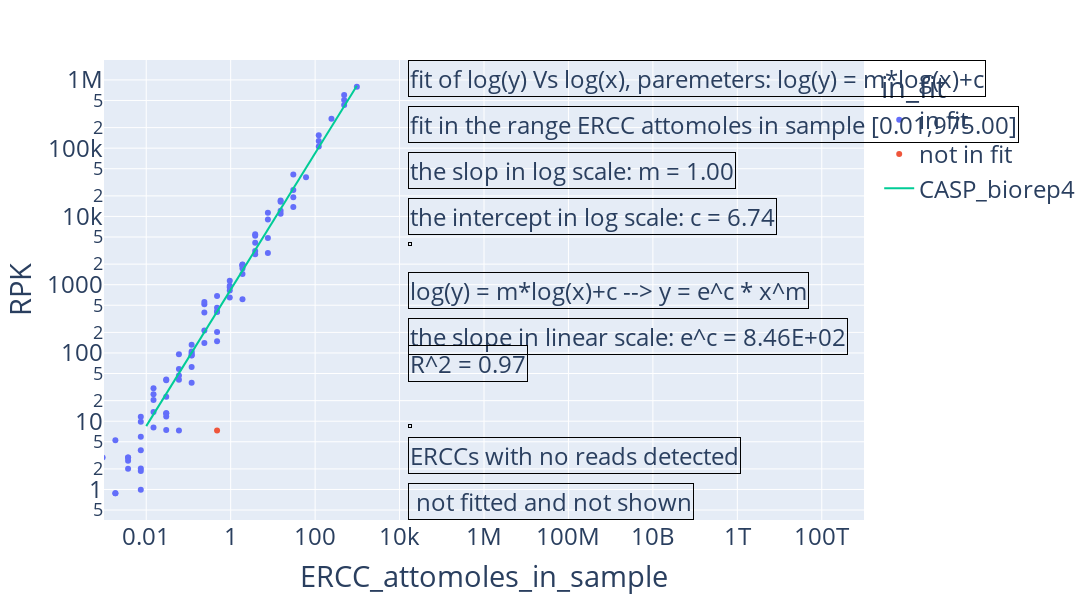
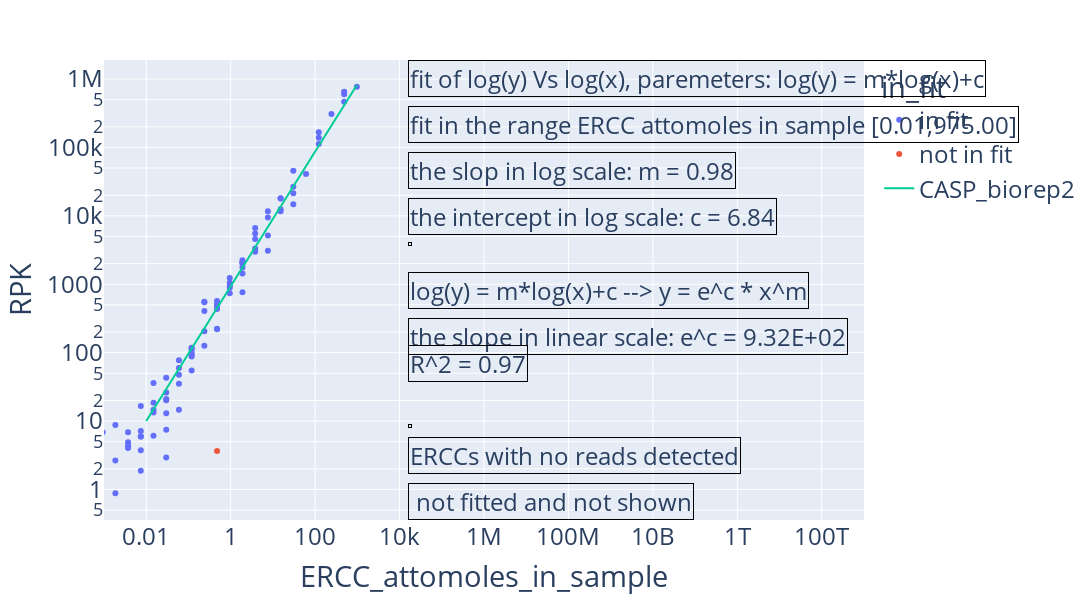
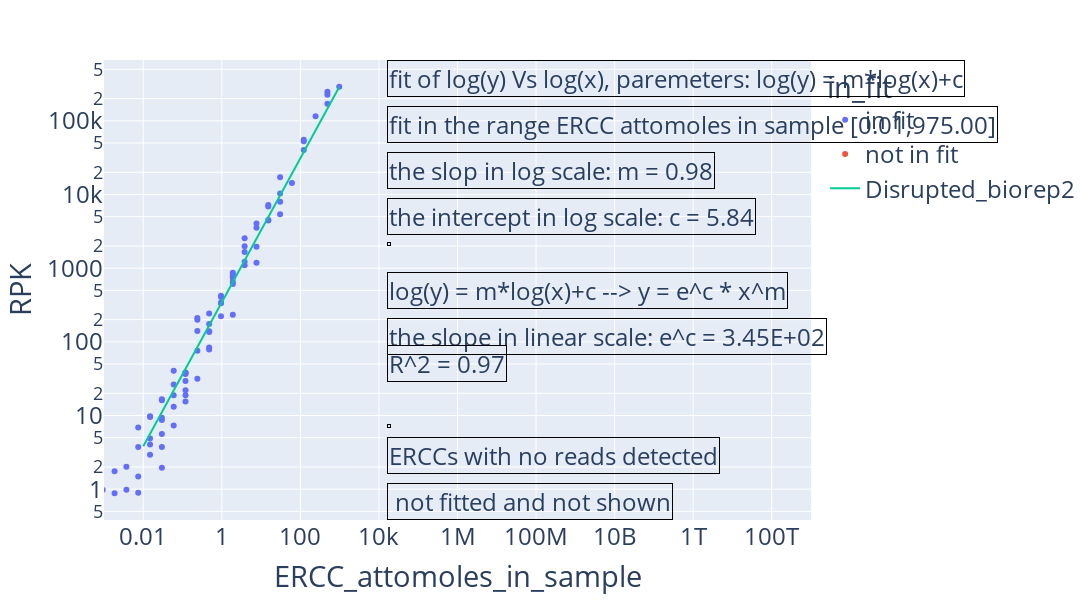
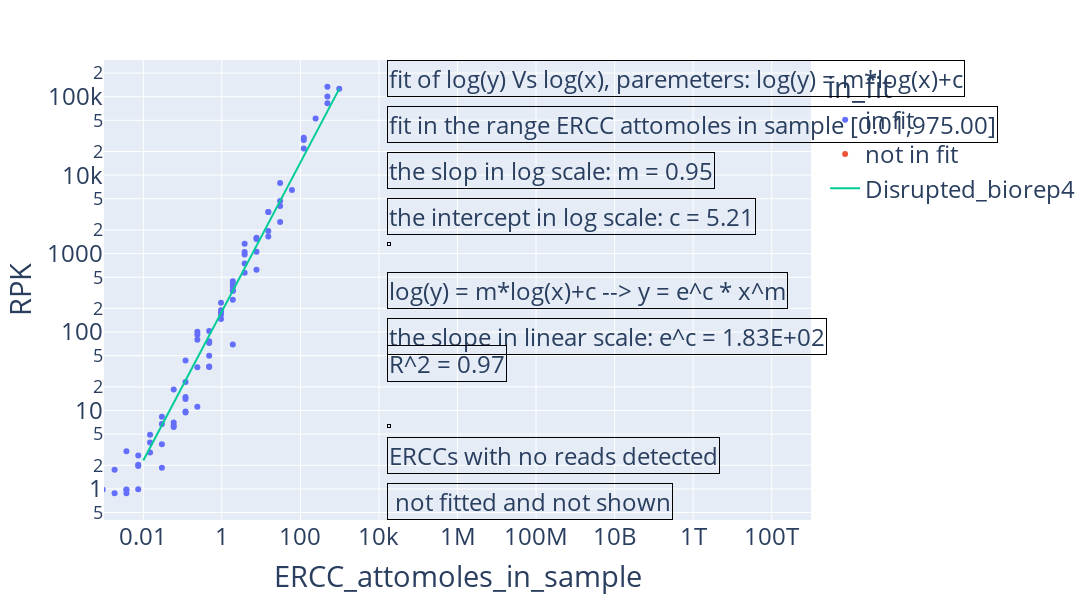

The code cell stored with these charts, in order, in its notebook:
### Code cell
# plot the fit for each sample:
# make a folder for the plots:
import os
if not os.path.exists('ERCC_normalizion_plots/'+Experiment_name):
    os.makedirs('ERCC_normalizion_plots/'+Experiment_name)
for file in parameter_map.keys():
    fig = plot_ERCC_linear_fit(RPK_ERCC,file,parameter_map,x_DL_map,ignore_ERCCs)
    # If you don't want to show the plots, comment out the next line:
    fig.show()
    # Save the plots (comment out if you don't want to save the plots. The html version is interactive):
    fig.write_html('ERCC_normalizion_plots/'+Experiment_name+'/'+file+'.html')
    #fig.write_image('ERCC_normalizion_plots/downsampled/'+file+'.png')

### Figure 1 — Plotly figure (JSON) as saved in the notebook; plotly's stock layout.template omitted (floating-point values rounded to 4 significant figures)
{"data": [{"hovertemplate": "<b>%{hovertext}</b><br><br>in_fit=in fit<br>ERCC_attomoles_in_sample=%{x}<br>RPK=%{y}<extra></extra>", "hovertext": ["ERCC-00002", "ERCC-00003", "ERCC-00004", "ERCC-00009", "ERCC-00012", "ERCC-00013", "ERCC-00014", "ERCC-00016", "ERCC-00017", "ERCC-00019", "ERCC-00022", "ERCC-00024", "ERCC-00025", "ERCC-00028", "ERCC-00031", "ERCC-00033", "ERCC-00034", "ERCC-00035", "ERCC-00039", "ERCC-00040", "ERCC-00041", "ERCC-00042", "ERCC-00043", "ERCC-00044", "ERCC-00046", "ERCC-00048", "ERCC-00051", "ERCC-00053", "ERCC-00057", "ERCC-00058", "ERCC-00059", "ERCC-00060", "ERCC-00061", "ERCC-00062", "ERCC-00067", "ERCC-00069", "ERCC-00071", "ERCC-00073", "ERCC-00074", "ERCC-00075", "ERCC-00076", "ERCC-00077", "ERCC-00078", "ERCC-00079", "ERCC-00081", "ERCC-00083", "ERCC-00084", "ERCC-00085", "ERCC-00086", "ERCC-00092", "ERCC-00095", "ERCC-00096", "ERCC-00097", "ERCC-00098", "ERCC-00099", "ERCC-00104", "ERCC-00108", "ERCC-00109", "ERCC-00111", "ERCC-00112", "ERCC-00113", "ERCC-00116", "ERCC-00117", "ERCC-00120", "ERCC-00123", "ERCC-00126", "ERCC-00130", "ERCC-00131", "ERCC-00134", "ERCC-00136", "ERCC-00137", "ERCC-00138", "ERCC-00142", "ERCC-00143", "ERCC-00144", "ERCC-00145", "ERCC-00147", "ERCC-00148", "ERCC-00150", "ERCC-00154", "ERCC-00156", "ERCC-00157", "ERCC-00158", "ERCC-00160", "ERCC-00162", "ERCC-00163", "ERCC-00164", "ERCC-00165", "ERCC-00168", "ERCC-00170", "ERCC-00171"], "legendgroup": "in fit", "marker": {"color": "#636efa", "symbol": "circle"}, "mode": "markers", "name": "in fit", "orientation": "h", "showlegend": true, "type": "scatter", "x": [487.5, 30.47, 243.8, 30.47, 0.003719, 0.02975, 0.119, 0.007439, 0.003719, 0.9521, 7.617, 0.007439, 1.904, 0.119, 0.05951, 0.05951, 0.238, 3.809, 0.119, 0.02975, 0.007439, 15.23, 15.23, 3.809, 121.9, 0.0004649, 1.904, 0.9521, 0.0004649, 0.05951, 0.4761, 7.617, 0.00186, 1.904, 0.119, 0.05951, 1.904, 0.02975, 487.5, 0.0004649, 7.617, 0.119, 0.9521, 1.904, 0.007439, 0.0009298, 0.9521, 0.238, 0.003719, 7.617, 3.809, 487.5, 0.01488, 0.00186, 0.4761, 0.007439, 30.47, 0.02975, 15.23, 3.809, 121.9, 15.23, 0.00186, 0.02975, 0.007439, 0.4761, 975, 3.809, 0.05951, 60.94, 0.02975, 0.003719, 0.007439, 0.119, 0.9521, 30.47, 0.02975, 0.4761, 0.119, 0.238, 0.01488, 0.238, 0.01488, 0.238, 1.904, 0.4761, 0.01488, 1.904, 0.01488, 0.4761, 121.9], "xaxis": "x", "y": [430600.0, 41290.0, 268700.0, 19100.0, 2.012, 40.84, 104.8, 5.924, 2.641, 916.1, 4812.0, 1.866, 1882.0, 99.12, 46.57, 40.55, 515.2, 2781.0, 91.89, 22.85, 11.59, 16340.0, 12080.0, 3113.0, 154000.0, 0, 613.1, 819.2, 0.9794, 58.1, 403.8, 11340.0, 0.8803, 1982.0, 62.11, 95.87, 1428.0, 39.8, 508600.0, 4.888, 2900.0, 36.63, 1145.0, 1728.0, 3.745, 2.935, 963.8, 213.3, 2.941, 9037.0, 5464.0, 600900.0, 24.86, 5.249, 399.3, 0.9891, 24340.0, 13.06, 10920.0, 4119.0, 127100.0, 17070.0, 0.8803, 7.463, 9.785, 202.1, 794000.0, 5210.0, 7.299, 37540.0, 13.04, 2.93, 2.028, 131.4, 648.7, 13800.0, 11.73, 147.8, 92.87, 139.7, 8.097, 390.6, 20.45, 559.9, 1960.0, 460.4, 13.7, 1890.0, 30.27, 682.3, 105500.0], "yaxis": "y"}, {"hovertemplate": "<b>%{hovertext}</b><br><br>in_fit=not in fit<br>ERCC_attomoles_in_sample=%{x}<br>RPK=%{y}<extra></extra>", "hovertext": ["ERCC-00054"], "legendgroup": "not in fit", "marker": {"color": "#EF553B", "symbol": "circle"}, "mode": "markers", "name": "not in fit", "orientation": "h", "showlegend": true, "type": "scatter", "x": [0.4761], "xaxis": "x", "y": [7.299], "yaxis": "y"}, {"mode": "lines", "name": "CASP_biorep4", "type": "scatter", "x": [0.01, 975], "y": [8.478, 821200.0]}], "layout": {"annotations": [{"align": "left", "bordercolor": "black", "borderwidth": 1, "showarrow": false, "text": "fit of log(y) Vs log(x), paremeters: log(y) = m*log(x)+c", "x": 0.4, "xanchor": "left", "xref": "paper", "y": 1, "yref": "paper"}, {"align": "left", "bordercolor": "black", "borderwidth": 1, "showarrow": false, "text": "fit in the range ERCC attomoles in sample [0.01,975.00]", "x": 0.4, "xanchor": "left", "xref": "paper", "y": 0.9, "yref": "paper"}, {"align": "left", "bordercolor": "black", "borderwidth": 1, "showarrow": false, "text": "the slop in log scale: m = 1.00", "x": 0.4, "xanchor": "left", "xref": "paper", "y": 0.8, "yref": "paper"}, {"align": "left", "bordercolor": "black", "borderwidth": 1, "showarrow": false, "text": "the intercept in log scale: c = 6.74", "x": 0.4, "xanchor": "left", "xref": "paper", "y": 0.7, "yref": "paper"}, {"align": "left", "bordercolor": "black", "borderwidth": 1, "showarrow": false, "text": "", "x": 0.4, "xanchor": "left", "xref": "paper", "y": 0.6, "yref": "paper"}, {"align": "left", "bordercolor": "black", "borderwidth": 1, "showarrow": false, "text": "log(y) = m*log(x)+c --> y = e^c * x^m", "x": 0.4, "xanchor": "left", "xref": "paper", "y": 0.5, "yref": "paper"}, {"align": "left", "bordercolor": "black", "borderwidth": 1, "showarrow": false, "text": "the slope in linear scale: e^c = 8.46E+02", "x": 0.4, "xanchor": "left", "xref": "paper", "y": 0.4, "yref": "paper"}, {"align": "left", "bordercolor": "black", "borderwidth": 1, "showarrow": false, "text": "R^2 = 0.97", "x": 0.4, "xanchor": "left", "xref": "paper", "y": 0.3, "yref": "paper"}, {"align": "left", "bordercolor": "black", "borderwidth": 1, "showarrow": false, "text": "", "x": 0.4, "xanchor": "left", "xref": "paper", "y": 0.2, "yref": "paper"}, {"align": "left", "bordercolor": "black", "borderwidth": 1, "showarrow": false, "text": "ERCCs with no reads detected", "x": 0.4, "xanchor": "left", "xref": "paper", "y": 0.1, "yref": "paper"}, {"align": "left", "bordercolor": "black", "borderwidth": 1, "showarrow": false, "text": " not fitted and not shown", "x": 0.4, "xanchor": "left", "xref": "paper", "y": 0, "yref": "paper"}], "font": {"size": 24}, "height": 600, "legend": {"title": {"text": "in_fit"}, "tracegroupgap": 0}, "margin": {"t": 60}, "width": 2000, "xaxis": {"anchor": "y", "domain": [0, 1], "range": [-3, 15], "title": {"text": "ERCC_attomoles_in_sample"}, "type": "log"}, "yaxis": {"anchor": "x", "domain": [0, 1], "title": {"text": "RPK"}, "type": "log"}}}

### Figure 2 — Plotly figure (JSON) as saved in the notebook; plotly's stock layout.template omitted (floating-point values rounded to 4 significant figures)
{"data": [{"hovertemplate": "<b>%{hovertext}</b><br><br>in_fit=in fit<br>ERCC_attomoles_in_sample=%{x}<br>RPK=%{y}<extra></extra>", "hovertext": ["ERCC-00002", "ERCC-00003", "ERCC-00004", "ERCC-00009", "ERCC-00012", "ERCC-00013", "ERCC-00014", "ERCC-00016", "ERCC-00017", "ERCC-00019", "ERCC-00022", "ERCC-00024", "ERCC-00025", "ERCC-00028", "ERCC-00031", "ERCC-00033", "ERCC-00034", "ERCC-00035", "ERCC-00039", "ERCC-00040", "ERCC-00041", "ERCC-00042", "ERCC-00043", "ERCC-00044", "ERCC-00046", "ERCC-00048", "ERCC-00051", "ERCC-00053", "ERCC-00057", "ERCC-00058", "ERCC-00059", "ERCC-00060", "ERCC-00061", "ERCC-00062", "ERCC-00067", "ERCC-00069", "ERCC-00071", "ERCC-00073", "ERCC-00074", "ERCC-00075", "ERCC-00076", "ERCC-00077", "ERCC-00078", "ERCC-00079", "ERCC-00081", "ERCC-00083", "ERCC-00084", "ERCC-00085", "ERCC-00086", "ERCC-00092", "ERCC-00095", "ERCC-00096", "ERCC-00097", "ERCC-00098", "ERCC-00099", "ERCC-00104", "ERCC-00108", "ERCC-00109", "ERCC-00111", "ERCC-00112", "ERCC-00113", "ERCC-00116", "ERCC-00117", "ERCC-00120", "ERCC-00123", "ERCC-00126", "ERCC-00130", "ERCC-00131", "ERCC-00134", "ERCC-00136", "ERCC-00137", "ERCC-00138", "ERCC-00142", "ERCC-00143", "ERCC-00144", "ERCC-00145", "ERCC-00147", "ERCC-00148", "ERCC-00150", "ERCC-00154", "ERCC-00156", "ERCC-00157", "ERCC-00158", "ERCC-00160", "ERCC-00162", "ERCC-00163", "ERCC-00164", "ERCC-00165", "ERCC-00168", "ERCC-00170", "ERCC-00171"], "legendgroup": "in fit", "marker": {"color": "#636efa", "symbol": "circle"}, "mode": "markers", "name": "in fit", "orientation": "h", "showlegend": true, "type": "scatter", "x": [487.5, 30.47, 243.8, 30.47, 0.003719, 0.02975, 0.119, 0.007439, 0.003719, 0.9521, 7.617, 0.007439, 1.904, 0.119, 0.05951, 0.05951, 0.238, 3.809, 0.119, 0.02975, 0.007439, 15.23, 15.23, 3.809, 121.9, 0.0004649, 1.904, 0.9521, 0.0004649, 0.05951, 0.4761, 7.617, 0.00186, 1.904, 0.119, 0.05951, 1.904, 0.02975, 487.5, 0.0004649, 7.617, 0.119, 0.9521, 1.904, 0.007439, 0.0009298, 0.9521, 0.238, 0.003719, 7.617, 3.809, 487.5, 0.01488, 0.00186, 0.4761, 0.007439, 30.47, 0.02975, 15.23, 3.809, 121.9, 15.23, 0.00186, 0.02975, 0.007439, 0.4761, 975, 3.809, 0.05951, 60.94, 0.02975, 0.003719, 0.007439, 0.119, 0.9521, 30.47, 0.02975, 0.4761, 0.119, 0.238, 0.01488, 0.238, 0.01488, 0.238, 1.904, 0.4761, 0.01488, 1.904, 0.01488, 0.4761, 121.9], "xaxis": "x", "y": [465500.0, 45480.0, 307000.0, 21470.0, 4.024, 21.04, 117.5, 5.924, 4.401, 1056.0, 5181.0, 3.731, 1997.0, 92.92, 47.45, 35.11, 556.4, 2996.0, 98.65, 20.16, 7.13, 18080.0, 12450.0, 3322.0, 166500.0, 1.008, 762.8, 886.6, 0.9794, 59.86, 476.2, 11670.0, 0.8803, 2062.0, 110.2, 77.4, 1435.0, 43.12, 601200.0, 0.9775, 3098.0, 54.95, 1230.0, 1753.0, 1.873, 6.849, 946.7, 205.0, 6.863, 9496.0, 6635.0, 649200.0, 13.38, 8.749, 435.6, 5.935, 26580.0, 13.06, 11710.0, 4579.0, 138900.0, 17950.0, 2.641, 7.463, 16.63, 222.7, 771200.0, 5524.0, 14.6, 40770.0, 26.07, 4.883, 0, 116.1, 737.9, 14760.0, 2.933, 220.6, 87.48, 126.6, 6.073, 406.3, 14.61, 547.8, 2241.0, 512.0, 18.59, 2108.0, 36.13, 570.9, 112300.0], "yaxis": "y"}, {"hovertemplate": "<b>%{hovertext}</b><br><br>in_fit=not in fit<br>ERCC_attomoles_in_sample=%{x}<br>RPK=%{y}<extra></extra>", "hovertext": ["ERCC-00054"], "legendgroup": "not in fit", "marker": {"color": "#EF553B", "symbol": "circle"}, "mode": "markers", "name": "not in fit", "orientation": "h", "showlegend": true, "type": "scatter", "x": [0.4761], "xaxis": "x", "y": [3.65], "yaxis": "y"}, {"mode": "lines", "name": "CASP_biorep2", "type": "scatter", "x": [0.01, 975], "y": [10.0, 817500.0]}], "layout": {"annotations": [{"align": "left", "bordercolor": "black", "borderwidth": 1, "showarrow": false, "text": "fit of log(y) Vs log(x), paremeters: log(y) = m*log(x)+c", "x": 0.4, "xanchor": "left", "xref": "paper", "y": 1, "yref": "paper"}, {"align": "left", "bordercolor": "black", "borderwidth": 1, "showarrow": false, "text": "fit in the range ERCC attomoles in sample [0.01,975.00]", "x": 0.4, "xanchor": "left", "xref": "paper", "y": 0.9, "yref": "paper"}, {"align": "left", "bordercolor": "black", "borderwidth": 1, "showarrow": false, "text": "the slop in log scale: m = 0.98", "x": 0.4, "xanchor": "left", "xref": "paper", "y": 0.8, "yref": "paper"}, {"align": "left", "bordercolor": "black", "borderwidth": 1, "showarrow": false, "text": "the intercept in log scale: c = 6.84", "x": 0.4, "xanchor": "left", "xref": "paper", "y": 0.7, "yref": "paper"}, {"align": "left", "bordercolor": "black", "borderwidth": 1, "showarrow": false, "text": "", "x": 0.4, "xanchor": "left", "xref": "paper", "y": 0.6, "yref": "paper"}, {"align": "left", "bordercolor": "black", "borderwidth": 1, "showarrow": false, "text": "log(y) = m*log(x)+c --> y = e^c * x^m", "x": 0.4, "xanchor": "left", "xref": "paper", "y": 0.5, "yref": "paper"}, {"align": "left", "bordercolor": "black", "borderwidth": 1, "showarrow": false, "text": "the slope in linear scale: e^c = 9.32E+02", "x": 0.4, "xanchor": "left", "xref": "paper", "y": 0.4, "yref": "paper"}, {"align": "left", "bordercolor": "black", "borderwidth": 1, "showarrow": false, "text": "R^2 = 0.97", "x": 0.4, "xanchor": "left", "xref": "paper", "y": 0.3, "yref": "paper"}, {"align": "left", "bordercolor": "black", "borderwidth": 1, "showarrow": false, "text": "", "x": 0.4, "xanchor": "left", "xref": "paper", "y": 0.2, "yref": "paper"}, {"align": "left", "bordercolor": "black", "borderwidth": 1, "showarrow": false, "text": "ERCCs with no reads detected", "x": 0.4, "xanchor": "left", "xref": "paper", "y": 0.1, "yref": "paper"}, {"align": "left", "bordercolor": "black", "borderwidth": 1, "showarrow": false, "text": " not fitted and not shown", "x": 0.4, "xanchor": "left", "xref": "paper", "y": 0, "yref": "paper"}], "font": {"size": 24}, "height": 600, "legend": {"title": {"text": "in_fit"}, "tracegroupgap": 0}, "margin": {"t": 60}, "width": 2000, "xaxis": {"anchor": "y", "domain": [0, 1], "range": [-3, 15], "title": {"text": "ERCC_attomoles_in_sample"}, "type": "log"}, "yaxis": {"anchor": "x", "domain": [0, 1], "title": {"text": "RPK"}, "type": "log"}}}

### Figure 3 — Plotly figure (JSON) as saved in the notebook; plotly's stock layout.template omitted (floating-point values rounded to 4 significant figures)
{"data": [{"hovertemplate": "<b>%{hovertext}</b><br><br>in_fit=in fit<br>ERCC_attomoles_in_sample=%{x}<br>RPK=%{y}<extra></extra>", "hovertext": ["ERCC-00002", "ERCC-00003", "ERCC-00004", "ERCC-00009", "ERCC-00012", "ERCC-00013", "ERCC-00014", "ERCC-00016", "ERCC-00017", "ERCC-00019", "ERCC-00022", "ERCC-00024", "ERCC-00025", "ERCC-00028", "ERCC-00031", "ERCC-00033", "ERCC-00034", "ERCC-00035", "ERCC-00039", "ERCC-00040", "ERCC-00041", "ERCC-00042", "ERCC-00043", "ERCC-00044", "ERCC-00046", "ERCC-00048", "ERCC-00051", "ERCC-00053", "ERCC-00057", "ERCC-00058", "ERCC-00059", "ERCC-00060", "ERCC-00061", "ERCC-00062", "ERCC-00067", "ERCC-00069", "ERCC-00071", "ERCC-00073", "ERCC-00074", "ERCC-00075", "ERCC-00076", "ERCC-00077", "ERCC-00078", "ERCC-00079", "ERCC-00081", "ERCC-00083", "ERCC-00084", "ERCC-00085", "ERCC-00086", "ERCC-00092", "ERCC-00095", "ERCC-00096", "ERCC-00097", "ERCC-00098", "ERCC-00099", "ERCC-00104", "ERCC-00108", "ERCC-00109", "ERCC-00111", "ERCC-00112", "ERCC-00113", "ERCC-00116", "ERCC-00117", "ERCC-00120", "ERCC-00123", "ERCC-00126", "ERCC-00130", "ERCC-00131", "ERCC-00134", "ERCC-00136", "ERCC-00137", "ERCC-00138", "ERCC-00142", "ERCC-00143", "ERCC-00144", "ERCC-00145", "ERCC-00147", "ERCC-00148", "ERCC-00150", "ERCC-00154", "ERCC-00156", "ERCC-00157", "ERCC-00158", "ERCC-00160", "ERCC-00162", "ERCC-00163", "ERCC-00164", "ERCC-00165", "ERCC-00168", "ERCC-00170", "ERCC-00171"], "legendgroup": "in fit", "marker": {"color": "#636efa", "symbol": "circle"}, "mode": "markers", "name": "in fit", "orientation": "h", "showlegend": true, "type": "scatter", "x": [487.5, 30.47, 243.8, 30.47, 0.003719, 0.02975, 0.119, 0.007439, 0.003719, 0.9521, 7.617, 0.007439, 1.904, 0.119, 0.05951, 0.05951, 0.238, 3.809, 0.119, 0.02975, 0.007439, 15.23, 15.23, 3.809, 121.9, 0.0004649, 1.904, 0.9521, 0.0004649, 0.05951, 0.4761, 7.617, 0.00186, 1.904, 0.119, 0.05951, 1.904, 0.02975, 487.5, 0.0004649, 7.617, 0.119, 0.9521, 1.904, 0.007439, 0.0009298, 0.9521, 0.238, 0.003719, 7.617, 3.809, 487.5, 0.01488, 0.00186, 0.4761, 0.007439, 30.47, 0.02975, 15.23, 3.809, 121.9, 15.23, 0.00186, 0.02975, 0.007439, 0.4761, 975, 3.809, 0.05951, 60.94, 0.02975, 0.003719, 0.007439, 0.119, 0.9521, 30.47, 0.02975, 0.4761, 0.119, 0.238, 0.01488, 0.238, 0.01488, 0.238, 1.904, 0.4761, 0.01488, 1.904, 0.01488, 0.4761, 121.9], "xaxis": "x", "y": [170200.0, 17170.0, 114900.0, 7942.0, 2.012, 8.663, 38.32, 0, 0, 405.3, 1955.0, 0, 769.8, 38.05, 13.18, 18.79, 199.2, 1097.0, 36.49, 16.13, 0.8913, 7211.0, 4425.0, 1224.0, 55530.0, 1.008, 233.6, 338.2, 0, 26.41, 139.0, 4054.0, 0, 742.9, 15.53, 40.46, 610.6, 16.58, 226500.0, 0.9775, 1184.0, 21.98, 420.9, 655.3, 3.745, 0.9785, 333.0, 75.83, 0.9804, 3546.0, 2539.0, 248700.0, 9.56, 1.75, 135.6, 1.484, 10280.0, 5.597, 4499.0, 1655.0, 52825, 6882.0, 0.8803, 9.328, 6.849, 84.08, 290100.0, 1977.0, 7.299, 14300.0, 3.724, 0, 0, 29.34, 223.0, 5406.0, 1.955, 78.95, 18.84, 31.66, 4.049, 140.3, 4.869, 210.0, 864.2, 175.0, 2.935, 821.1, 9.766, 242.4, 40140.0], "yaxis": "y"}, {"hovertemplate": "<b>%{hovertext}</b><br><br>in_fit=not in fit<br>ERCC_attomoles_in_sample=%{x}<br>RPK=%{y}<extra></extra>", "hovertext": ["ERCC-00054"], "legendgroup": "not in fit", "marker": {"color": "#EF553B", "symbol": "circle"}, "mode": "markers", "name": "not in fit", "orientation": "h", "showlegend": true, "type": "scatter", "x": [0.4761], "xaxis": "x", "y": [0], "yaxis": "y"}, {"mode": "lines", "name": "Disrupted_biorep2", "type": "scatter", "x": [0.01, 975], "y": [3.837, 287500.0]}], "layout": {"annotations": [{"align": "left", "bordercolor": "black", "borderwidth": 1, "showarrow": false, "text": "fit of log(y) Vs log(x), paremeters: log(y) = m*log(x)+c", "x": 0.4, "xanchor": "left", "xref": "paper", "y": 1, "yref": "paper"}, {"align": "left", "bordercolor": "black", "borderwidth": 1, "showarrow": false, "text": "fit in the range ERCC attomoles in sample [0.01,975.00]", "x": 0.4, "xanchor": "left", "xref": "paper", "y": 0.9, "yref": "paper"}, {"align": "left", "bordercolor": "black", "borderwidth": 1, "showarrow": false, "text": "the slop in log scale: m = 0.98", "x": 0.4, "xanchor": "left", "xref": "paper", "y": 0.8, "yref": "paper"}, {"align": "left", "bordercolor": "black", "borderwidth": 1, "showarrow": false, "text": "the intercept in log scale: c = 5.84", "x": 0.4, "xanchor": "left", "xref": "paper", "y": 0.7, "yref": "paper"}, {"align": "left", "bordercolor": "black", "borderwidth": 1, "showarrow": false, "text": "", "x": 0.4, "xanchor": "left", "xref": "paper", "y": 0.6, "yref": "paper"}, {"align": "left", "bordercolor": "black", "borderwidth": 1, "showarrow": false, "text": "log(y) = m*log(x)+c --> y = e^c * x^m", "x": 0.4, "xanchor": "left", "xref": "paper", "y": 0.5, "yref": "paper"}, {"align": "left", "bordercolor": "black", "borderwidth": 1, "showarrow": false, "text": "the slope in linear scale: e^c = 3.45E+02", "x": 0.4, "xanchor": "left", "xref": "paper", "y": 0.4, "yref": "paper"}, {"align": "left", "bordercolor": "black", "borderwidth": 1, "showarrow": false, "text": "R^2 = 0.97", "x": 0.4, "xanchor": "left", "xref": "paper", "y": 0.3, "yref": "paper"}, {"align": "left", "bordercolor": "black", "borderwidth": 1, "showarrow": false, "text": "", "x": 0.4, "xanchor": "left", "xref": "paper", "y": 0.2, "yref": "paper"}, {"align": "left", "bordercolor": "black", "borderwidth": 1, "showarrow": false, "text": "ERCCs with no reads detected", "x": 0.4, "xanchor": "left", "xref": "paper", "y": 0.1, "yref": "paper"}, {"align": "left", "bordercolor": "black", "borderwidth": 1, "showarrow": false, "text": " not fitted and not shown", "x": 0.4, "xanchor": "left", "xref": "paper", "y": 0, "yref": "paper"}], "font": {"size": 24}, "height": 600, "legend": {"title": {"text": "in_fit"}, "tracegroupgap": 0}, "margin": {"t": 60}, "width": 2000, "xaxis": {"anchor": "y", "domain": [0, 1], "range": [-3, 15], "title": {"text": "ERCC_attomoles_in_sample"}, "type": "log"}, "yaxis": {"anchor": "x", "domain": [0, 1], "title": {"text": "RPK"}, "type": "log"}}}

### Figure 4 — Plotly figure (JSON) as saved in the notebook; plotly's stock layout.template omitted (floating-point values rounded to 4 significant figures)
{"data": [{"hovertemplate": "<b>%{hovertext}</b><br><br>in_fit=in fit<br>ERCC_attomoles_in_sample=%{x}<br>RPK=%{y}<extra></extra>", "hovertext": ["ERCC-00002", "ERCC-00003", "ERCC-00004", "ERCC-00009", "ERCC-00012", "ERCC-00013", "ERCC-00014", "ERCC-00016", "ERCC-00017", "ERCC-00019", "ERCC-00022", "ERCC-00024", "ERCC-00025", "ERCC-00028", "ERCC-00031", "ERCC-00033", "ERCC-00034", "ERCC-00035", "ERCC-00039", "ERCC-00040", "ERCC-00041", "ERCC-00042", "ERCC-00043", "ERCC-00044", "ERCC-00046", "ERCC-00048", "ERCC-00051", "ERCC-00053", "ERCC-00057", "ERCC-00058", "ERCC-00059", "ERCC-00060", "ERCC-00061", "ERCC-00062", "ERCC-00067", "ERCC-00069", "ERCC-00071", "ERCC-00073", "ERCC-00074", "ERCC-00075", "ERCC-00076", "ERCC-00077", "ERCC-00078", "ERCC-00079", "ERCC-00081", "ERCC-00083", "ERCC-00084", "ERCC-00085", "ERCC-00086", "ERCC-00092", "ERCC-00095", "ERCC-00096", "ERCC-00097", "ERCC-00098", "ERCC-00099", "ERCC-00104", "ERCC-00108", "ERCC-00109", "ERCC-00111", "ERCC-00112", "ERCC-00113", "ERCC-00116", "ERCC-00117", "ERCC-00120", "ERCC-00123", "ERCC-00126", "ERCC-00130", "ERCC-00131", "ERCC-00134", "ERCC-00136", "ERCC-00137", "ERCC-00138", "ERCC-00142", "ERCC-00143", "ERCC-00144", "ERCC-00145", "ERCC-00147", "ERCC-00148", "ERCC-00150", "ERCC-00154", "ERCC-00156", "ERCC-00157", "ERCC-00158", "ERCC-00160", "ERCC-00162", "ERCC-00163", "ERCC-00164", "ERCC-00165", "ERCC-00168", "ERCC-00170", "ERCC-00171"], "legendgroup": "in fit", "marker": {"color": "#636efa", "symbol": "circle"}, "mode": "markers", "name": "in fit", "orientation": "h", "showlegend": true, "type": "scatter", "x": [487.5, 30.47, 243.8, 30.47, 0.003719, 0.02975, 0.119, 0.007439, 0.003719, 0.9521, 7.617, 0.007439, 1.904, 0.119, 0.05951, 0.05951, 0.238, 3.809, 0.119, 0.02975, 0.007439, 15.23, 15.23, 3.809, 121.9, 0.0004649, 1.904, 0.9521, 0.0004649, 0.05951, 0.4761, 7.617, 0.00186, 1.904, 0.119, 0.05951, 1.904, 0.02975, 487.5, 0.0004649, 7.617, 0.119, 0.9521, 1.904, 0.007439, 0.0009298, 0.9521, 0.238, 0.003719, 7.617, 3.809, 487.5, 0.01488, 0.00186, 0.4761, 0.007439, 30.47, 0.02975, 15.23, 3.809, 121.9, 15.23, 0.00186, 0.02975, 0.007439, 0.4761, 975, 3.809, 0.05951, 60.94, 0.02975, 0.003719, 0.007439, 0.119, 0.9521, 30.47, 0.02975, 0.4761, 0.119, 0.238, 0.01488, 0.238, 0.01488, 0.238, 1.904, 0.4761, 0.01488, 1.904, 0.01488, 0.4761, 121.9], "xaxis": "x", "y": [82250.0, 7943.0, 52770.0, 4045.0, 3.018, 3.713, 22.99, 0, 0.8803, 189.4, 1055.0, 0, 443.8, 9.735, 7.03, 6.429, 92.25, 570.8, 14.86, 6.72, 2.674, 3380.0, 1648.0, 747.4, 29860.0, 0, 69.34, 146.6, 0, 6.162, 76.19, 1539.0, 0.8803, 377.3, 13.98, 18.47, 257.0, 8.292, 100400.0, 0, 621.5, 0, 236.7, 335.4, 0, 0.9785, 178.1, 35.55, 0.9804, 1588.0, 1338.0, 133900.0, 0, 1.75, 72.59, 0.9891, 4692.0, 1.866, 1940.0, 976.2, 28100, 3380.0, 0, 0, 1.957, 35.78, 126100.0, 1045.0, 0, 6470.0, 0, 0.9766, 2.028, 43.37, 167.3, 2528.0, 0, 36.44, 9.421, 11.17, 0, 79.49, 2.921, 100.9, 336.5, 103.1, 4.892, 411.7, 3.906, 49.85, 21820.0], "yaxis": "y"}, {"hovertemplate": "<b>%{hovertext}</b><br><br>in_fit=not in fit<br>ERCC_attomoles_in_sample=%{x}<br>RPK=%{y}<extra></extra>", "hovertext": ["ERCC-00054"], "legendgroup": "not in fit", "marker": {"color": "#EF553B", "symbol": "circle"}, "mode": "markers", "name": "not in fit", "orientation": "h", "showlegend": true, "type": "scatter", "x": [0.4761], "xaxis": "x", "y": [0], "yaxis": "y"}, {"mode": "lines", "name": "Disrupted_biorep4", "type": "scatter", "x": [0.01, 975], "y": [2.307, 125800.0]}], "layout": {"annotations": [{"align": "left", "bordercolor": "black", "borderwidth": 1, "showarrow": false, "text": "fit of log(y) Vs log(x), paremeters: log(y) = m*log(x)+c", "x": 0.4, "xanchor": "left", "xref": "paper", "y": 1, "yref": "paper"}, {"align": "left", "bordercolor": "black", "borderwidth": 1, "showarrow": false, "text": "fit in the range ERCC attomoles in sample [0.01,975.00]", "x": 0.4, "xanchor": "left", "xref": "paper", "y": 0.9, "yref": "paper"}, {"align": "left", "bordercolor": "black", "borderwidth": 1, "showarrow": false, "text": "the slop in log scale: m = 0.95", "x": 0.4, "xanchor": "left", "xref": "paper", "y": 0.8, "yref": "paper"}, {"align": "left", "bordercolor": "black", "borderwidth": 1, "showarrow": false, "text": "the intercept in log scale: c = 5.21", "x": 0.4, "xanchor": "left", "xref": "paper", "y": 0.7, "yref": "paper"}, {"align": "left", "bordercolor": "black", "borderwidth": 1, "showarrow": false, "text": "", "x": 0.4, "xanchor": "left", "xref": "paper", "y": 0.6, "yref": "paper"}, {"align": "left", "bordercolor": "black", "borderwidth": 1, "showarrow": false, "text": "log(y) = m*log(x)+c --> y = e^c * x^m", "x": 0.4, "xanchor": "left", "xref": "paper", "y": 0.5, "yref": "paper"}, {"align": "left", "bordercolor": "black", "borderwidth": 1, "showarrow": false, "text": "the slope in linear scale: e^c = 1.83E+02", "x": 0.4, "xanchor": "left", "xref": "paper", "y": 0.4, "yref": "paper"}, {"align": "left", "bordercolor": "black", "borderwidth": 1, "showarrow": false, "text": "R^2 = 0.97", "x": 0.4, "xanchor": "left", "xref": "paper", "y": 0.3, "yref": "paper"}, {"align": "left", "bordercolor": "black", "borderwidth": 1, "showarrow": false, "text": "", "x": 0.4, "xanchor": "left", "xref": "paper", "y": 0.2, "yref": "paper"}, {"align": "left", "bordercolor": "black", "borderwidth": 1, "showarrow": false, "text": "ERCCs with no reads detected", "x": 0.4, "xanchor": "left", "xref": "paper", "y": 0.1, "yref": "paper"}, {"align": "left", "bordercolor": "black", "borderwidth": 1, "showarrow": false, "text": " not fitted and not shown", "x": 0.4, "xanchor": "left", "xref": "paper", "y": 0, "yref": "paper"}], "font": {"size": 24}, "height": 600, "legend": {"title": {"text": "in_fit"}, "tracegroupgap": 0}, "margin": {"t": 60}, "width": 2000, "xaxis": {"anchor": "y", "domain": [0, 1], "range": [-3, 15], "title": {"text": "ERCC_attomoles_in_sample"}, "type": "log"}, "yaxis": {"anchor": "x", "domain": [0, 1], "title": {"text": "RPK"}, "type": "log"}}}
